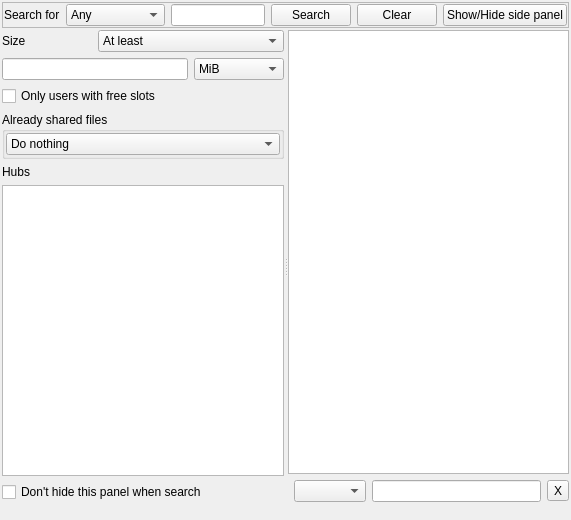
<?xml version="1.0" encoding="UTF-8"?>
<ui version="4.0">
 <class>SearchFrame</class>
 <widget class="QWidget" name="SearchFrame">
  <property name="geometry">
   <rect>
    <x>0</x>
    <y>0</y>
    <width>571</width>
    <height>520</height>
   </rect>
  </property>
  <property name="windowTitle">
   <string>Form</string>
  </property>
  <layout class="QGridLayout" name="gridLayout_6">
   <property name="horizontalSpacing">
    <number>1</number>
   </property>
   <property name="verticalSpacing">
    <number>2</number>
   </property>
   <property name="margin">
    <number>2</number>
   </property>
   <item row="0" column="0">
    <widget class="QFrame" name="frame">
     <property name="minimumSize">
      <size>
       <width>120</width>
       <height>0</height>
      </size>
     </property>
     <property name="maximumSize">
      <size>
       <width>16777215</width>
       <height>16777215</height>
      </size>
     </property>
     <property name="frameShape">
      <enum>QFrame::StyledPanel</enum>
     </property>
     <property name="frameShadow">
      <enum>QFrame::Raised</enum>
     </property>
     <layout class="QGridLayout" name="gridLayout_2">
      <property name="margin">
       <number>1</number>
      </property>
      <item row="2" column="11">
       <widget class="QPushButton" name="pushButton_SEARCH">
        <property name="text">
         <string>Search</string>
        </property>
       </widget>
      </item>
      <item row="2" column="8">
       <widget class="QLabel" name="label">
        <property name="text">
         <string>Search for</string>
        </property>
       </widget>
      </item>
      <item row="2" column="12">
       <widget class="QPushButton" name="pushButton_CLEAR">
        <property name="text">
         <string>Clear</string>
        </property>
       </widget>
      </item>
      <item row="2" column="13">
       <widget class="QPushButton" name="pushButton_SIDEPANEL">
        <property name="text">
         <string>Show/Hide side panel</string>
        </property>
       </widget>
      </item>
      <item row="2" column="10">
       <widget class="LineEdit" name="lineEdit_SEARCHSTR"/>
      </item>
      <item row="2" column="9">
       <widget class="QComboBox" name="comboBox_FILETYPES">
        <property name="currentIndex">
         <number>0</number>
        </property>
        <item>
         <property name="text">
          <string>Any</string>
         </property>
        </item>
        <item>
         <property name="text">
          <string>Audio</string>
         </property>
        </item>
        <item>
         <property name="text">
          <string>Compressed</string>
         </property>
        </item>
        <item>
         <property name="text">
          <string>Document</string>
         </property>
        </item>
        <item>
         <property name="text">
          <string>Executable</string>
         </property>
        </item>
        <item>
         <property name="text">
          <string>Picture</string>
         </property>
        </item>
        <item>
         <property name="text">
          <string>Video</string>
         </property>
        </item>
        <item>
         <property name="text">
          <string>Directory</string>
         </property>
        </item>
        <item>
         <property name="text">
          <string>TTH</string>
         </property>
        </item>
       </widget>
      </item>
     </layout>
    </widget>
   </item>
   <item row="1" column="0">
    <widget class="QSplitter" name="splitter">
     <property name="sizePolicy">
      <sizepolicy hsizetype="Expanding" vsizetype="Expanding">
       <horstretch>0</horstretch>
       <verstretch>0</verstretch>
      </sizepolicy>
     </property>
     <property name="orientation">
      <enum>Qt::Horizontal</enum>
     </property>
     <widget class="QFrame" name="frame_2">
      <property name="sizePolicy">
       <sizepolicy hsizetype="Expanding" vsizetype="Preferred">
        <horstretch>0</horstretch>
        <verstretch>0</verstretch>
       </sizepolicy>
      </property>
      <property name="maximumSize">
       <size>
        <width>290</width>
        <height>16777215</height>
       </size>
      </property>
      <property name="frameShape">
       <enum>QFrame::NoFrame</enum>
      </property>
      <property name="frameShadow">
       <enum>QFrame::Raised</enum>
      </property>
      <layout class="QGridLayout" name="gridLayout_3">
       <property name="margin">
        <number>0</number>
       </property>
       <item row="5" column="0" colspan="3">
        <widget class="QListWidget" name="listWidget_HUBS">
         <property name="minimumSize">
          <size>
           <width>0</width>
           <height>20</height>
          </size>
         </property>
         <property name="editTriggers">
          <set>QAbstractItemView::NoEditTriggers</set>
         </property>
         <property name="showDropIndicator" stdset="0">
          <bool>false</bool>
         </property>
        </widget>
       </item>
       <item row="4" column="0">
        <widget class="QLabel" name="label_4">
         <property name="text">
          <string>Hubs</string>
         </property>
        </widget>
       </item>
       <item row="2" column="0" colspan="3">
        <widget class="QCheckBox" name="checkBox_FILTERSLOTS">
         <property name="text">
          <string>Only users with free slots</string>
         </property>
        </widget>
       </item>
       <item row="0" column="0">
        <widget class="QLabel" name="label_2">
         <property name="text">
          <string>Size</string>
         </property>
        </widget>
       </item>
       <item row="1" column="2">
        <widget class="QComboBox" name="comboBox_SIZE">
         <property name="currentIndex">
          <number>2</number>
         </property>
         <item>
          <property name="text">
           <string>B</string>
          </property>
         </item>
         <item>
          <property name="text">
           <string>KiB</string>
          </property>
         </item>
         <item>
          <property name="text">
           <string>MiB</string>
          </property>
         </item>
         <item>
          <property name="text">
           <string>GiB</string>
          </property>
         </item>
        </widget>
       </item>
       <item row="0" column="1" colspan="2">
        <widget class="QComboBox" name="comboBox_SIZETYPE">
         <property name="currentIndex">
          <number>1</number>
         </property>
         <item>
          <property name="text">
           <string>Normal</string>
          </property>
         </item>
         <item>
          <property name="text">
           <string>At least</string>
          </property>
         </item>
         <item>
          <property name="text">
           <string>At most</string>
          </property>
         </item>
        </widget>
       </item>
       <item row="1" column="0" colspan="2">
        <widget class="LineEdit" name="lineEdit_SIZE"/>
       </item>
       <item row="6" column="0" colspan="3">
        <widget class="QCheckBox" name="checkBox_HIDEPANEL">
         <property name="text">
          <string>Don't hide this panel when search</string>
         </property>
        </widget>
       </item>
       <item row="3" column="0" colspan="3">
        <widget class="QGroupBox" name="groupBox_2">
         <property name="contextMenuPolicy">
          <enum>Qt::NoContextMenu</enum>
         </property>
         <property name="title">
          <string>Already shared files</string>
         </property>
         <property name="flat">
          <bool>true</bool>
         </property>
         <layout class="QGridLayout" name="gridLayout_7">
          <property name="margin">
           <number>1</number>
          </property>
          <item row="0" column="0">
           <widget class="QComboBox" name="comboBox_SHARED">
            <item>
             <property name="text">
              <string>Do nothing</string>
             </property>
            </item>
            <item>
             <property name="text">
              <string>Hide</string>
             </property>
            </item>
            <item>
             <property name="text">
              <string>Highlight</string>
             </property>
            </item>
           </widget>
          </item>
         </layout>
        </widget>
       </item>
      </layout>
     </widget>
     <widget class="QWidget" name="layoutWidget">
      <layout class="QGridLayout" name="gridLayout_5">
       <item row="0" column="0" colspan="2">
        <widget class="QTreeView" name="treeView_RESULTS">
         <property name="minimumSize">
          <size>
           <width>0</width>
           <height>20</height>
          </size>
         </property>
         <property name="editTriggers">
          <set>QAbstractItemView::NoEditTriggers</set>
         </property>
         <property name="alternatingRowColors">
          <bool>true</bool>
         </property>
         <property name="selectionMode">
          <enum>QAbstractItemView::ExtendedSelection</enum>
         </property>
         <property name="sortingEnabled">
          <bool>true</bool>
         </property>
         <property name="expandsOnDoubleClick">
          <bool>false</bool>
         </property>
        </widget>
       </item>
       <item row="1" column="1">
        <widget class="QFrame" name="frame_FILTER">
         <property name="frameShape">
          <enum>QFrame::NoFrame</enum>
         </property>
         <property name="frameShadow">
          <enum>QFrame::Raised</enum>
         </property>
         <layout class="QGridLayout" name="gridLayout">
          <property name="margin">
           <number>0</number>
          </property>
          <item row="0" column="3">
           <widget class="QToolButton" name="toolButton_CLOSEFILTER">
            <property name="text">
             <string>X</string>
            </property>
           </widget>
          </item>
          <item row="0" column="1">
           <widget class="QComboBox" name="comboBox_FILTERCOLUMNS"/>
          </item>
          <item row="0" column="2">
           <widget class="LineEdit" name="lineEdit_FILTER"/>
          </item>
         </layout>
        </widget>
       </item>
      </layout>
     </widget>
    </widget>
   </item>
   <item row="2" column="0">
    <widget class="QLabel" name="status">
     <property name="text">
      <string/>
     </property>
     <property name="alignment">
      <set>Qt::AlignRight|Qt::AlignTrailing|Qt::AlignVCenter</set>
     </property>
    </widget>
   </item>
  </layout>
 </widget>
 <customwidgets>
  <customwidget>
   <class>LineEdit</class>
   <extends>QLineEdit</extends>
   <header>LineEdit.h</header>
  </customwidget>
 </customwidgets>
 <resources/>
 <connections/>
</ui>
